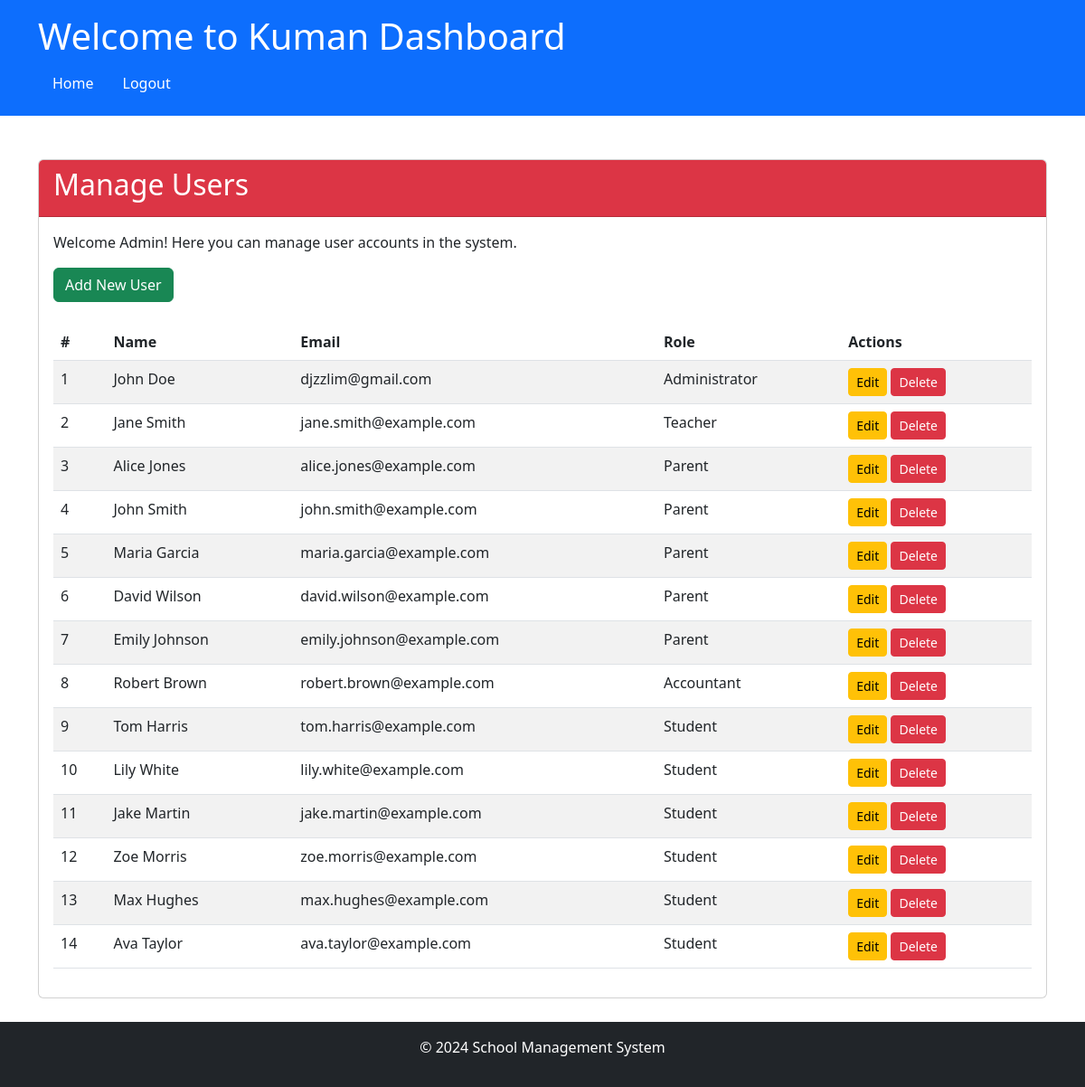
The page /admin/manage_users (signed in) on the database its author committed.
### app/models/models.py (models this page shows)
class Settings(db.Model):
    __tablename__ = 'Settings'
    setting_key = db.Column('SettingKey', db.String, primary_key=True)
    setting_value = db.Column('SettingValue', db.String)
    description = db.Column('Description', db.String, nullable=False)
    value_type = db.Column('ValueType', db.String, nullable=False)
    category = db.Column('Category', db.String, nullable=False)

class User(UserMixin, db.Model):
    __tablename__ = 'User'
    id = db.Column('Id', db.String, primary_key=True, default=lambda: str(uuid.uuid4()))
    password = db.Column('Password', db.String, nullable=True)
    role_id = db.Column('RoleId', db.String, ForeignKey('Role.Id', ondelete='SET NULL'))
    email = db.Column('Email', db.String, nullable=False)
    first_name = db.Column('FirstName', db.String, nullable=False)
    last_name = db.Column('LastName', db.String, nullable=False)
    date_of_birth = db.Column('DateOfBirth', db.Date, nullable=False)
    telegram_id = db.Column('TelegramId', db.String, nullable=True)
    role = relationship('Role', back_populates='users')
    parent_students = relationship('ParentStudentRelation', foreign_keys='[ParentStudentRelation.parent_id]', back_populates='parent', cascade="all, delete-orphan")
    student_parents = relationship('ParentStudentRelation', foreign_keys='[ParentStudentRelation.student_id]', back_populates='student', cascade="all, delete-orphan")
    class_assignments_as_teacher = relationship('ClassAssignment', foreign_keys='ClassAssignment.teacher_id', back_populates='teacher')
    class_assignments_as_student = relationship('ClassAssignment', foreign_keys='ClassAssignment.student_id', back_populates='student')

class Role(db.Model):
    __tablename__ = 'Role'
    id = db.Column('Id', db.String, primary_key=True, default=lambda: str(uuid.uuid4()))
    role_name = db.Column('RoleName', db.String, nullable=False)
    users = relationship('User', back_populates='role')

### app/routes/admin_routes.py (the view)
@admin.route('/manage_users')
@login_required
@role_required('1')
def manage_users():
    users = User.query.all()  # Retrieve all users from the User table
    return render_template('admin/manage_users.html', users=users, app_name=app_name())

### app/__init__.py (called while the page is built)
@login_manager.user_loader
def load_user(user_id):
    from .models.models import User
    return User.query.get(user_id)

### app/routes/routes.py (called while the page is built)
def app_name():
    app_name = "School Management System"
    with current_app.app_context():
        setting = Settings.query.filter_by(setting_key='school_name').first()
        if setting and setting.setting_value:
            app_name = setting.setting_value
    return app_name

def role_required(*roles):
    def decorator(f):
        @wraps(f)
        def decorated_function(*args, **kwargs):
            if not current_user.is_authenticated or current_user.role_id not in roles:
                abort(403)  # Forbidden access if role does not match
            return f(*args, **kwargs)
        return decorated_function
    return decorator

### app/templates/admin/manage_users.html
{% extends "share/dashboard.html" %} {% block title %}Manage Users{% endblock %}
{% block card_header %}bg-danger{% endblock %} {% block card_title %}Manage
Users{% endblock %} {% block card_content %}
<p>Welcome Admin! Here you can manage user accounts in the system.</p>
<div class="mb-4">
	<a href="{{ url_for('admin.add_user') }}" class="btn btn-success"
		>Add New User</a
	>
</div>
<div class="table-responsive">
	<table class="table table-striped">
		<thead>
			<tr>
				<th>#</th>
				<th>Name</th>
				<th>Email</th>
				<th>Role</th>
				<th>Actions</th>
			</tr>
		</thead>
		<tbody>
			{% for user in users %}
			<tr>
				<td>{{ loop.index }}</td>
				<td>{{ user.first_name }} {{ user.last_name }}</td>
				<td>{{ user.email }}</td>
				<td>{{ user.role.role_name }}</td>
				<td>
					<a
						href="{{ url_for('admin.edit_user', user_id=user.id) }}"
						class="btn btn-warning btn-sm"
						>Edit</a
					>
					<form
						action="{{ url_for('admin.delete_user', user_id=user.id) }}"
						method="post"
						class="d-inline"
						onsubmit="return confirm('Are you sure you want to delete this user?');"
					>
						<button type="submit" class="btn btn-danger btn-sm">Delete</button>
					</form>
				</td>
			</tr>
			{% endfor %}
		</tbody>
	</table>
</div>
{% endblock %}

### app/templates/share/dashboard.html (shortened to what this page needs)
<!DOCTYPE html>
<html lang="en">
	<head>
		<link
			href="https://cdn.jsdelivr.net/npm/bootstrap@5.3.0-alpha1/dist/css/bootstrap.min.css"
			rel="stylesheet"
		/>
	</head>
	<body>
		<header class="bg-primary text-white p-3">
			<div class="container">
				<h1>Welcome to {{app_name}} Dashboard</h1>
				<nav>
					<ul class="nav">
						<li class="nav-item">
							<a
								class="nav-link text-white"
								href="{% if current_user.role_id == '1' %}
                                        {{ url_for('admin.dashboard') }}
                                      {% elif current_user.role_id == '2' %}
                                        {{ url_for('teacher.dashboard') }}
                                      {% elif current_user.role_id == '3' %}
                                        {{ url_for('parent.dashboard') }}
                                      {% elif current_user.role_id == '4' %}
                                        {{ url_for('accountant.dashboard') }}
                                      {% else %}
                                        {{ url_for('views.home') }}
                                      {% endif %}"
								>Home</a
							>
						</li>
						<li class="nav-item">
							<a class="nav-link text-white" href="{{ url_for('auth.logout') }}"
								>Logout</a
							>
						</li>
					</ul>
				</nav>
			</div>
		</header>
		<main class="container my-5" style="padding-bottom: 50px;">
			<div class="card">
				<div
					class="card-header text-white {% block card_header %}{% endblock %}"
				>
					<h2>{% block card_title %} {% endblock %}</h2>
				</div>
				<div class="card-body">{% block card_content %} {% endblock %}</div>
			</div>
		</main>
		<footer class="bg-dark text-white py-3 fixed-bottom footer">
			<div class="container text-center">
				<p>&copy; 2024 School Management System</p>
			</div>
		</footer>
	</body>
</html>

### rows shown on the page
Settings: SettingValue "Kuman"
User: first_name "John", last_name "Doe", email "djzzlim@gmail.com", role.role_name "Administrator"
User: first_name "Jane", last_name "Smith", email "jane.smith@example.com", role.role_name "Teacher"
User: first_name "Alice", last_name "Jones", email "alice.jones@example.com", role.role_name "Parent"
User: first_name "John", last_name "Smith", email "john.smith@example.com", role.role_name "Parent"
User: first_name "Maria", last_name "Garcia", email "maria.garcia@example.com", role.role_name "Parent"
User: first_name "David", last_name "Wilson", email "david.wilson@example.com", role.role_name "Parent"
User: first_name "Emily", last_name "Johnson", email "emily.johnson@example.com", role.role_name "Parent"
User: first_name "Robert", last_name "Brown", email "robert.brown@example.com", role.role_name "Accountant"
User: first_name "Tom", last_name "Harris", email "tom.harris@example.com", role.role_name "Student"
User: first_name "Lily", last_name "White", email "lily.white@example.com", role.role_name "Student"
User: first_name "Jake", last_name "Martin", email "jake.martin@example.com", role.role_name "Student"
User: first_name "Zoe", last_name "Morris", email "zoe.morris@example.com", role.role_name "Student"
User: first_name "Max", last_name "Hughes", email "max.hughes@example.com", role.role_name "Student"
User: first_name "Ava", last_name "Taylor", email "ava.taylor@example.com", role.role_name "Student"
